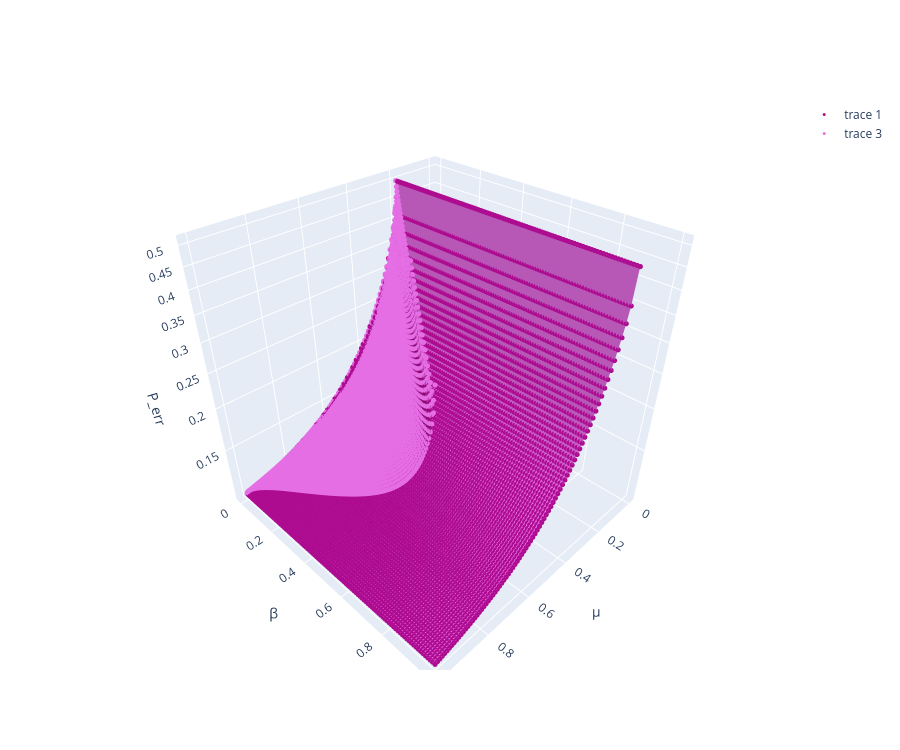

The notebook cell this image was saved under:
### Code cell
reload_protocols()
sigmas_plot = [0.9]
im.plot_homodyne_perr(N, sigmas_plot, colors_1, colors_2, dsts = 'all', dts = 'all')

### Figure 1 — Plotly figure (JSON) as saved in the notebook; plotly's stock layout.template omitted (floating-point values rounded to 4 significant figures; data arrays with more than 128 entries replaced by an {"elided": "..."} marker saying what was removed)
{"data": [{"colorscale": [[0, "#e56ee5"], [1, "#e56ee5"]], "showscale": false, "surfacecolor": {"elided": "101x101 float values"}, "type": "surface", "x": {"elided": "101x101 float values"}, "y": {"elided": "101x101 float values"}, "z": {"elided": "101x101 float values"}}, {"marker": {"color": "#AD0B90", "size": 3}, "mode": "markers", "type": "scatter3d", "x": {"elided": "10201 float values"}, "y": {"elided": "10201 float values"}, "z": {"elided": "10201 float values"}}, {"colorscale": [[0, "#AD0B90"], [1, "#AD0B90"]], "showscale": false, "surfacecolor": {"elided": "101x302 float values"}, "type": "surface", "x": {"elided": "101x302 float values"}, "y": {"elided": "101x302 float values"}, "z": {"elided": "101x302 float values"}}, {"marker": {"color": "#e56ee5", "size": 3}, "mode": "markers", "type": "scatter3d", "x": {"elided": "30502 float values"}, "y": {"elided": "30502 float values"}, "z": {"elided": "30502 float values"}}], "layout": {"height": 750, "scene": {"aspectmode": "cube", "xaxis": {"title": {"text": "μ"}}, "yaxis": {"title": {"text": "β"}}, "zaxis": {"title": {"text": "P_err"}, "type": "log"}}, "width": 900}}
